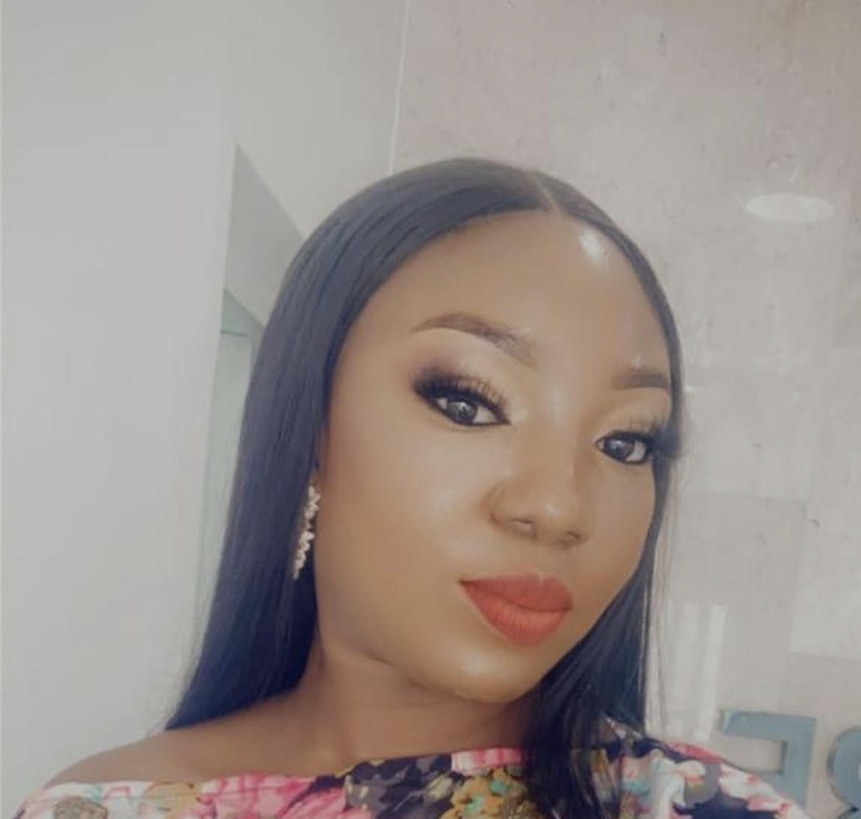
%> input picture Face.jpg, 861 x 819 px, shrunk from 1170 x 1113 before the run
$ octave Edge_detection.m   (GNU Octave 9; MATLAB toolbox functions it lacks are replaced by stand-ins)
%> lines starting %> are read from the running program, lines starting %| are printed output that depends on the picture; in (x1, y1, x2, y2) boxes, pixels count from 0 and x2, y2 are one past the last pixel; in counts of white or black regions, pixels touching at a corner belong together; the program's own positions count from 1
% Edge Detection with Operators
I = imread('Face.jpg');
%> I is the input picture: size 819x861x3 uint8; mean R, G, B 156, 146, 141.4

% Converting image to grayscale
A = rgb2gray(I);
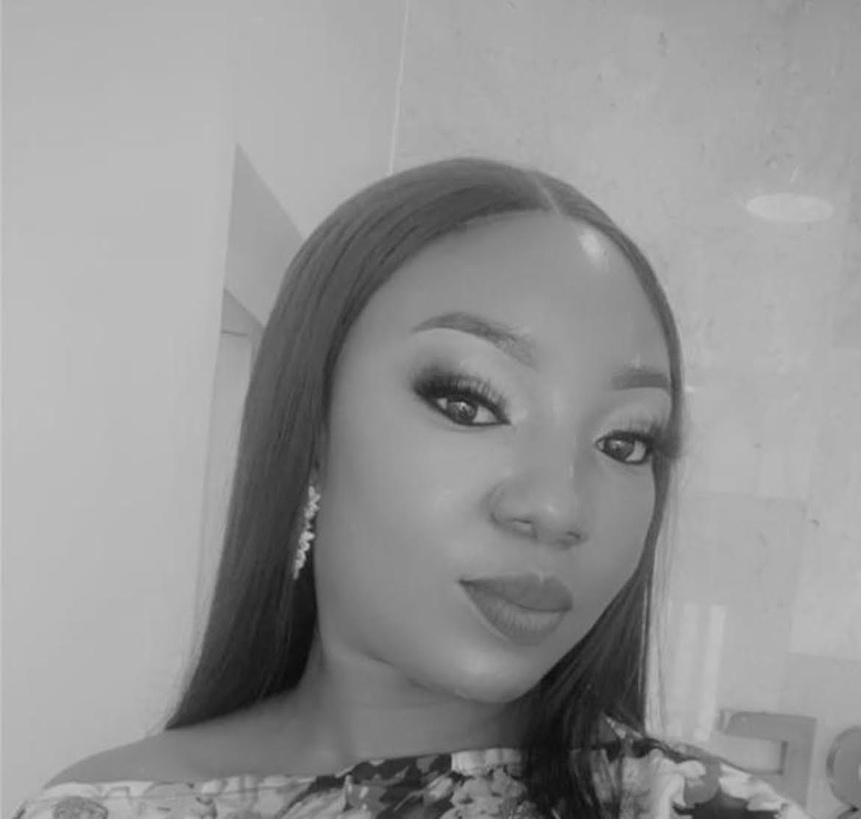
%> A: size 819x861 uint8; min 10, max 204, mean 148.5


% Other edge operators
B = edge(A, 'roberts');
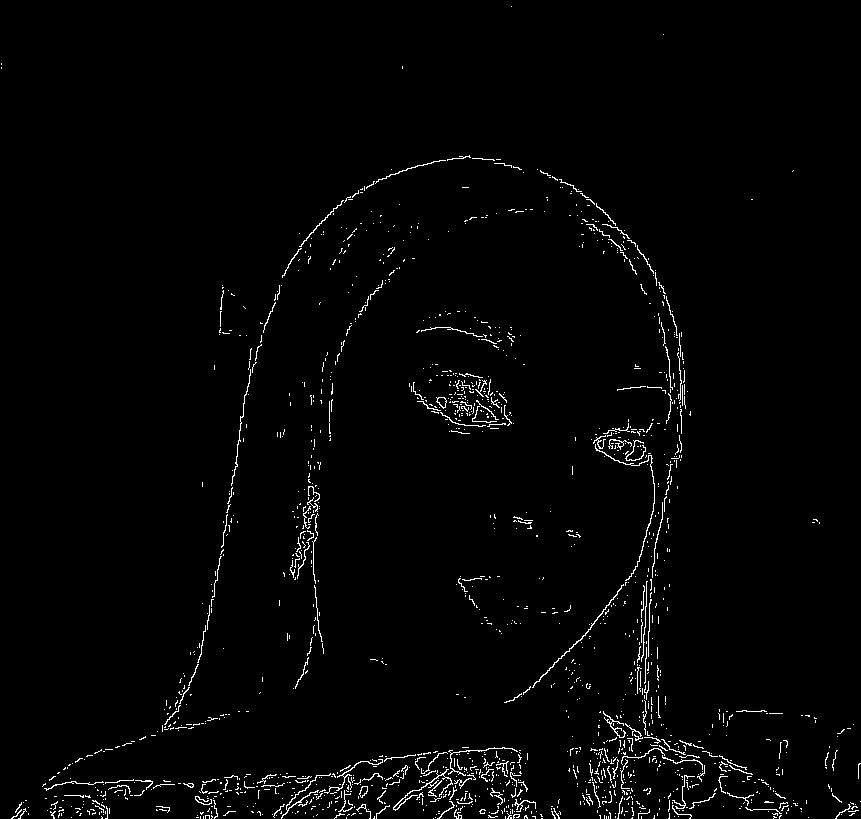
%> B: size 819x861 logical; 1.8% white in thin lines or dots
C = edge(A, 'sobel');
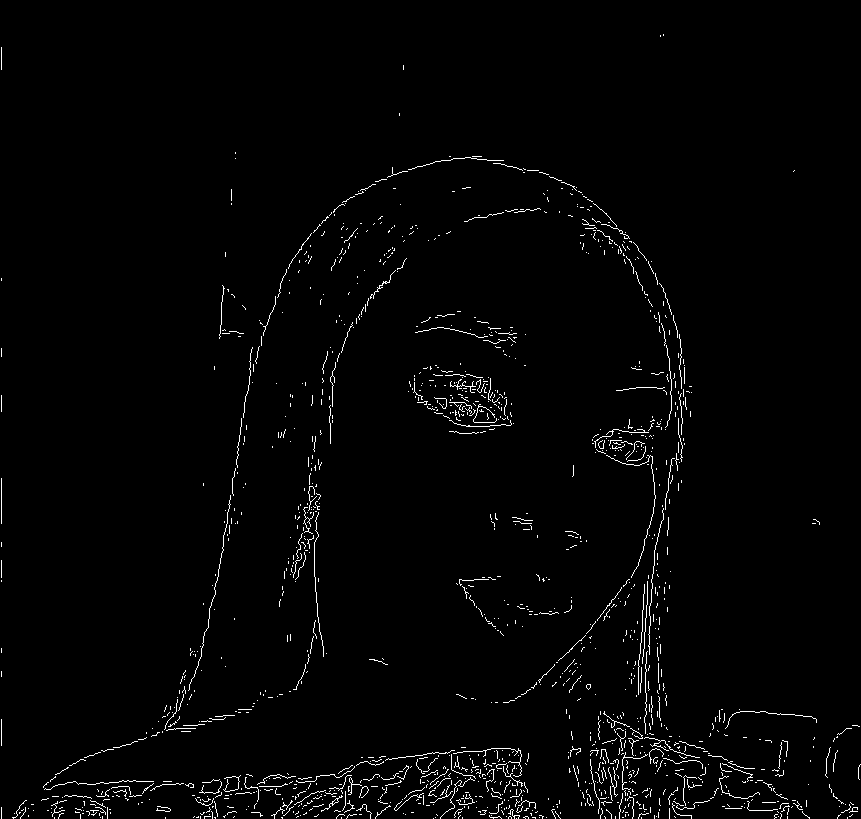
%> C: size 819x861 logical; 1.8% white in thin lines or dots
D = edge(A, 'prewitt');
%> D: size 819x861 logical; 1.8% white in thin lines or dots
E = edge(A, 'log');
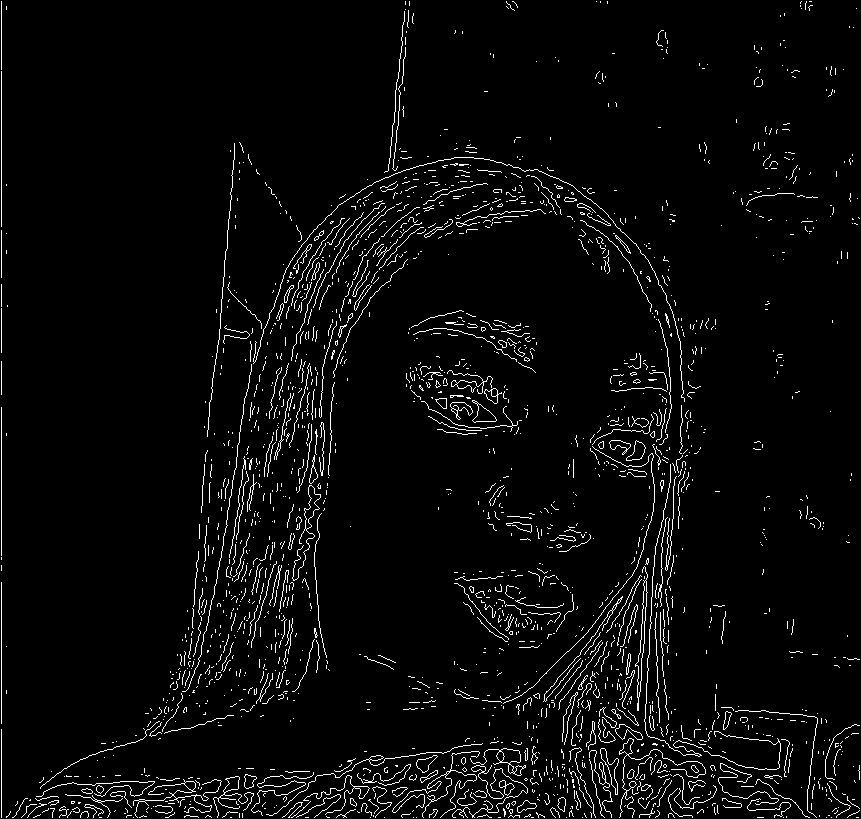
%> E: size 819x861 logical; 3.8% white in thin lines or dots
F = edge(A, 'canny');
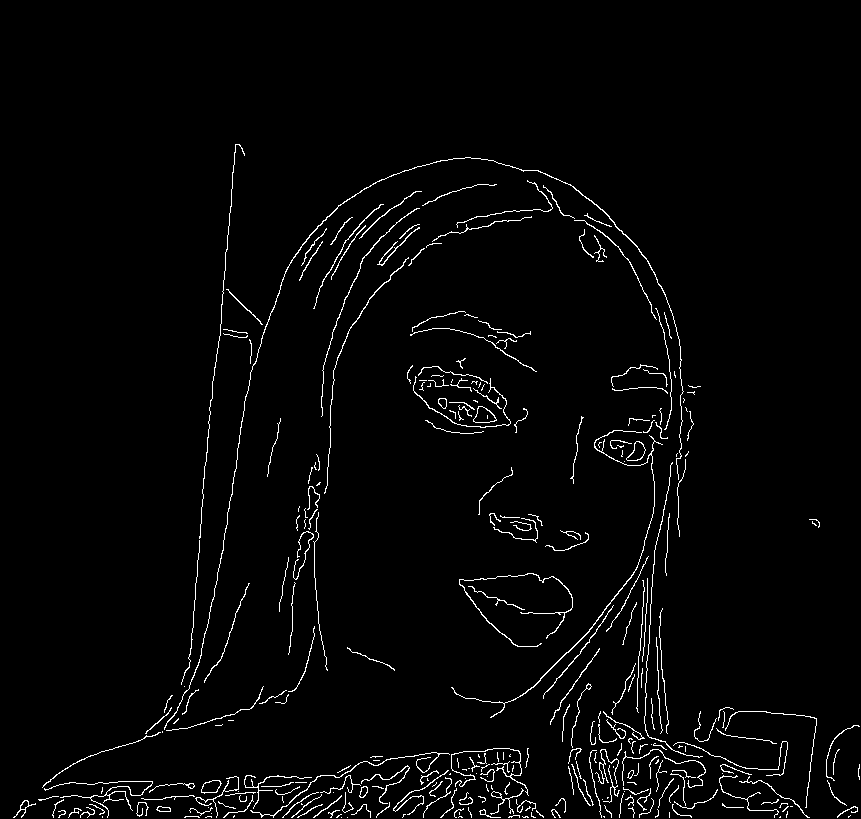
%> F: size 819x861 logical; 2.4% white in thin lines or dots, all inside (x1, y1, x2, y2) = (13, 144, 860, 818)
G = edge(A, 'zerocross');


% Display of input and output images of Edge Detector Operators
figure('Name', 'Edge Operators');
subplot(2,4,1), imshow(I);
title('Original')
subplot(2,4,2), imshow(A);
title ('Gray Image');
subplot(2,4,3), imshow(B);
title ('Roberts Operator');
subplot(2,4,4), imshow(C);
title('Sobel Operator');
subplot(2,4,5), imshow(D);
title ('Prewitt Operator');
subplot(2,4,6), imshow(E);
title ('Log Operator');
subplot(2,4,7), imshow(F);
title ('Canny Operator');
subplot(2,4,8), imshow(G);
title('Zerocross Operation')
